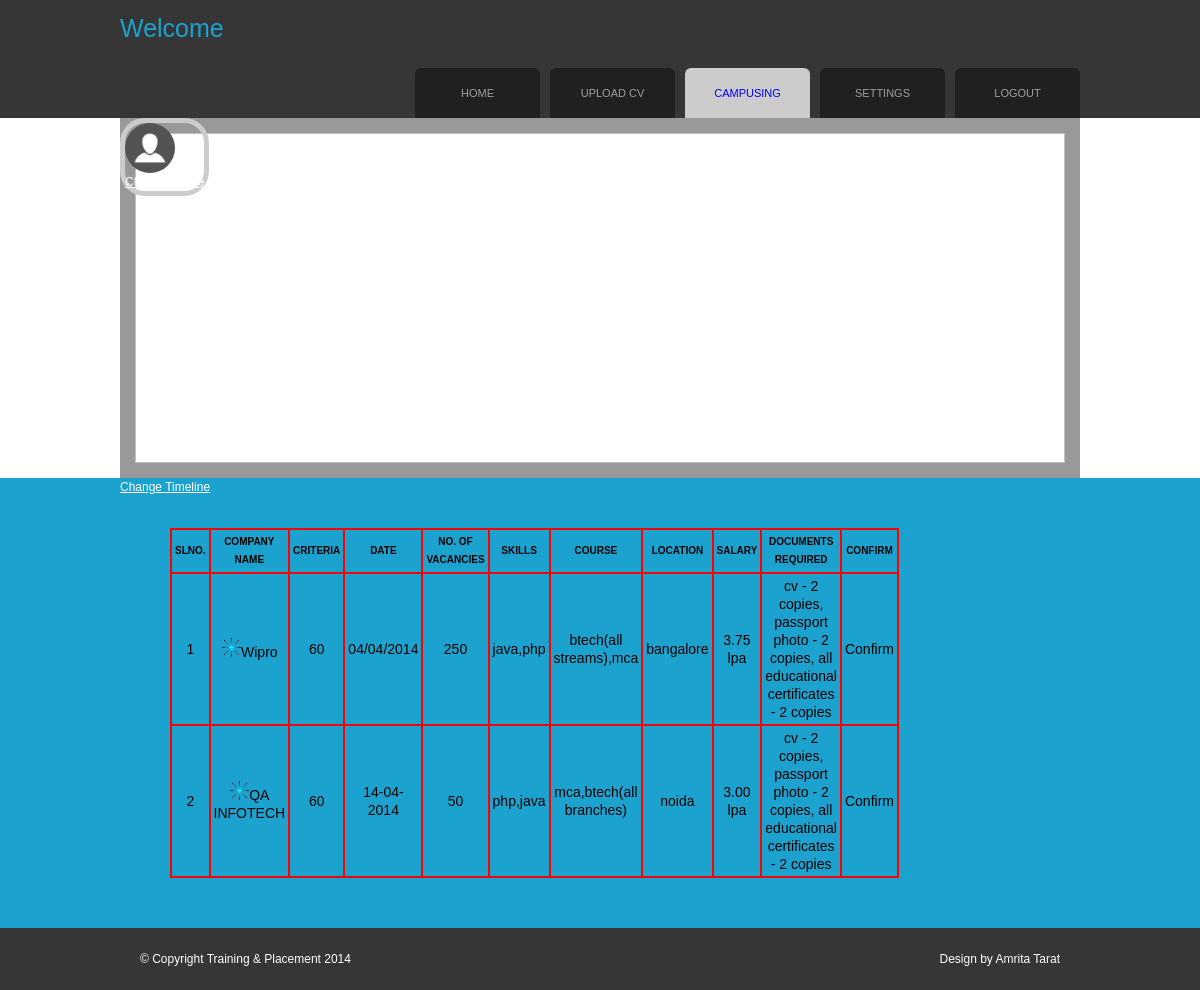
/campusing.php, run on the app's committed database.
### tables this page shows
CREATE TABLE `job_details` (
  `jid` int(11) NOT NULL,
  `cname` varchar(30) NOT NULL,
  `criteria` varchar(30) NOT NULL,
  `date` varchar(30) NOT NULL,
  `nov` varchar(20) NOT NULL,
  `skill` varchar(30) NOT NULL,
  `course` varchar(50) NOT NULL,
  `location` varchar(30) NOT NULL,
  `salary` varchar(30) NOT NULL,
  `doc` varchar(1000) NOT NULL
);

### profile_src.php (called while the page is built)
<?php
		$p_src="SELECT `prof_url` FROM `profile` WHERE `sid`='".$_SESSION['suser_info']['sid']."'";
		$p_res=mysql_query($p_src);
		if(mysql_num_rows($p_res))
		{
			$x=mysql_fetch_row($p_res);
			$set_prof=$x[0];
		}
		else
		{
			$set_prof="images/userpic.png";
		}
?>

### campusing.php (the view, shortened to what this page needs)
<?php include("profile_src.php"); ?>
<!DOCTYPE html PUBLIC "-//W3C//DTD XHTML 1.0 Transitional//EN" "http://www.w3.org/TR/xhtml1/DTD/xhtml1-transitional.dtd">
<html xmlns="http://www.w3.org/1999/xhtml">
<head>
<link href="css/style.css" rel="stylesheet" type="text/css" />
<link rel="stylesheet" type="text/css" href="css/coin-slider.css" />
</head>
<body>
<div class="main">
  <div class="header">
    <div class="header_resize">
      <div class="menu_nav">
        <ul class="menu">
          <li><a href="student_acc.php"><span>Home</span></a></li>
          <li><a href="student_acc_upload.php"><span>Upload Cv</span></a></li>
          <li class="active"><a href="#"><span>Campusing</span></a></li>
          <li><a href="#">Settings</a>
          </li>
          <li><a href="slogout.php"><span>Logout</span></a></li>
        </ul>
      </div>
      <div class="logo">
        <h2><a href="#">Welcome <br /> <span><?php echo $_SESSION['suser_info']['fname']; ?><?php echo $_SESSION['suser_info']['mname']; ?> </span><br /><span><?php echo $_SESSION['suser_info']['lname']; ?></span></a></h2>
      </div>
      <div class="timeline" onmouseover="document.getElementById('link1').style.display='block';" onmouseout="document.getElementById('link1').style.display='none';">
      <img src="<?php echo $set_timeline; ?>" />
      <div id="link1"><a href="change_timeline.php">Change Timeline</a></div>
      </div>
      <div class="profile" onmouseover="document.getElementById('link2').style.display='block';" onmouseout="document.getElementById('link2').style.display='none';">
      <img src="<?php echo $set_prof; ?>" />
      <div id="link2"><a href="change_profile.php">Change Profile</a></div>
      </div>
      </div>
    </div>
  </div>
  <div class="content">
    <div class="content_resize">
      <div class="mainbar">
        <div class="article">
         <form action="" method="post" name="frm" >
           <?php
	   	$sql="SELECT * FROM job_details ";
		$src=mysql_query($sql) or die(mysql_error());
		if(mysql_num_rows($src))
		{
			?><table cellspacing="0" class="tab1">
			<th>SLNo.</th><th>Company Name</th><th>Criteria</th><th>Date</th><th>No. Of Vacancies</th><th>Skills</th><th>Course</th><th>Location</th><th>Salary</th><th>Documents Required</th><th>Confirm</th>
			<?php
			$c=1;
			while($row=mysql_fetch_array($src))
			{
				?><tr><td><?php echo $c;?></td>
				<td><img src="images/shine.gif" /><?php echo $row['cname']?></td>
				<td><?php echo $row['criteria']?></td>
				<td><?php echo $row['date']?></td>
				<td><?php echo $row['nov']?></td>
				<td><?php echo $row['skill']?></td>
				<td><?php echo $row['course']?></td>
                <td><?php echo $row['location']?></td>
                <td><?php echo $row['salary']?></td>
                <td><?php echo $row['doc']?></td>
				<td><?php echo "Confirm"?></td>
				</tr><?php
				$c++;
			}
			?></table><?php
		}
		else
		{
			echo "No Records Found";
		}
	   ?>
</form>
      </div>
	  </div>
    </div>
  </div>
  <div class="footer">
    <div class="footer_resize">
      <p class="lf">&copy; Copyright Training &amp; Placement 2014</p>
      <p class="rf">Design by Amrita Tarat</a></p>
    </div>
  </div>
</body>
</html>

### admin/css/style.css (style rules this page uses)
body { margin:0; padding:0; width:100%; color:#28ecfa; font:normal 12px/1.5em "Liberation sans", Arial, Helvetica, sans-serif; background:#1ca2ce url(../images/main_bg.gif) repeat-x left top; }
html, .main { padding:0; margin:0; }
h2 { margin:8px 0; padding:8px 0; font-size:25px; font-weight:normal; color:#353c46; }
p { margin:8px 0; padding:0 0 8px 0; }
a { color:#fffffe; text-decoration:underline; }
.header, .content, .menu_nav, .fbg, .footer, form, ol, ol li, ul, .content .mainbar, .content .sidebar { margin:0; padding:0; }
.header_resize { margin:0 auto; padding:0 0 32px; width:960px; }
.logo { padding:0; float:left; width:auto; height:118px; }
.logo h2 { margin:0; padding:13px 0 0; font-weight:normal; line-height:1.2em; text-transform:capitalize; }
.logo h2 a, h2 a:hover { color:#1ca2ce; text-decoration:none; }
.menu_nav { margin:0 auto; padding:68px 0 0; height:50px; float:right; }
.menu { list-style:none; padding:0; height:50px; float:left; }
.menu li { margin:0; padding:0 0 0 10px; float:left; width:125px; }
.menu li a { display:block; margin:0; padding:17px 24px; font-size:11px; line-height:16px; font-weight:normal; color:#9f9f9f; text-decoration:none; text-transform:uppercase; text-align:center; background:#202020; }
.menu li.active a, .menu li a:hover { text-decoration:none; color:#00F; background:#CCC; }
.content { padding:0; }
.content_resize { padding:18px 0; width:960px; }
.content .mainbar { padding:0; width:660px; margin:0 auto; }
.content .mainbar .article { margin:0 0 32px; padding:0 0 0 20px; }
.footer { background:#363636; }
.footer_resize { margin:0 auto; padding:0 20px; width:920px; line-height:1.5em; color:#fffffe; }
.footer_resize p { margin:24px 0; padding:0; line-height:normal; white-space:nowrap; text-indent:inherit; }
.footer_resize .lf { float:left; }
.footer_resize .rf { float:right; }
a { outline:none; }
.timeline { width:960px; height:360px; }
.timeline img { border:#999 15px solid; width:930px; height:330px; background-repeat:no-repeat; }
.profile { position:absolute; width:50; height:50; top:118px; border-radius:25px; border:5px solid #CCC; }
.profile img { width:50px; height:50px; border-radius:25px; padding:0px; }
.tab1 { width:100%; margin:0 auto; border:1px solid #FF0000; }
.tab1 th { font-size:10px; width:auto; color:#000000; text-align:center; border:1px solid #FF0000; padding:3px; text-transform:uppercase; }
.tab1 tr { height:auto; }
.tab1 td { font-size:14px; width:auto; color:#000000; text-align:center; border:1px solid #FF0000; padding:3px; }

### campusing.php (style rules this page uses)
.menu { margin:0; padding:0; list-style:none; }
.menu li { width:125px; float:left; position:relative; }
.menu li a { color:#CCC; display:block; padding:8px 7px 8px 7px; text-decoration:none; text-align:center; text-transform:uppercase; font-family:Arial, Helvetica, sans-serif; font-size:16px; font-weight:bold; }

### data on the page
job_details: cname "Wipro", criteria "60", date "04/04/2014", nov "250", skill "java,php", course "btech(all streams),mca", location "bangalore", salary "3.75 lpa", doc "cv - 2 copies, passport photo - 2 copies, all educational certificates - 2 copies"
job_details: cname "QA INFOTECH", criteria "60", date "14-04-2014", nov "50", skill "php,java", course "mca,btech(all branches)", location "noida", salary "3.00 lpa", doc "cv - 2 copies, passport photo - 2 copies, all educational certificates - 2 copies"
